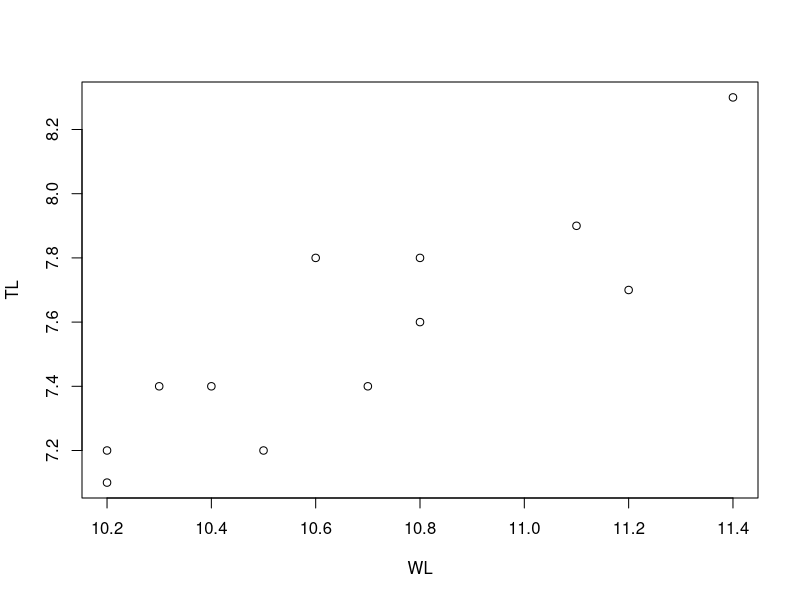

R code for this plot:
WL <- c(10.4,10.8,11.1, 10.2, 10.3,10.2,10.7, 10.5,10.8, 11.2,10.6,11.4)
TL <- c(7.4,7.6,7.9,7.2,7.4,7.1,7.4,7.2,7.8,7.7,7.8,8.3)

plot(WL,TL)
#wing length and tail length look positively correlated

#Calculate first using the equations above and then 
#using either the Python numpy funciton corrcoef or Matlab's built-in corrcoef. Did you get the same answers?

WL_ranked <- rank(WL)
TL_ranked <- rank(TL)
di <- sum((WL_ranked-TL_ranked))#summed the differences of ranked WL and TL should be zero

d <- WL_ranked-TL_ranked
d2 <- (d)^2
sum_d2 <- sum(d2)

n <- 12
r <- 1-((6*sum_d2)/(n*((n^2)-1)))
r

#not sure difference of rx,y vs rY,X?

cor.test(WL,TL)
#answers are not exactly the same, but similar from manual to R's cor.test??? 

#What is the standard error of? The 95% confidence intervals computed from the standard error?
sr <- sqrt((1-(r^2))/(n-2))
sr

#z-transformation
z <- 0.5*log((1+r)/(1-r))
z

#st.dev of z
sz <- sqrt(1/(n-3))
sz

#CI of z space
scale <-qnorm(0.025)*sz
zCI_95 <- c(z+scale,z-scale)
zCI_95

#hypothesis Testing
t <- r/sr
pval <- pt(t,(n-2),lower.tail = T)
pval

prob <- 2*(1-pval)
prob

#Yale found r=0.75
z_yale <-0.5*log((1+0.75)/(1-0.75)) 
lambda <- (z_yale-z)/sz
prob2 = 2*(1-pnorm(lambda))
prob2
#different than homework answers???

#power analysis
#create z_ref
zref <- 0.5*log((1+0.5)/(1-0.5))
plambda = (z-zref)/sqrt((1/(n-3)))

alpha = 0.05
z_criterion = qnorm(1-alpha/2)

power = 1-pnorm(z_criterion-plambda)

#review how to find power and the desired n
desired_power = 0.99
predicted_n = ceiling(1/((z-zref) / (z_criterion - qnorm(1-desired_power)))**2+3)
#predicted n is 39, is difference due to variability in the qnorm function????